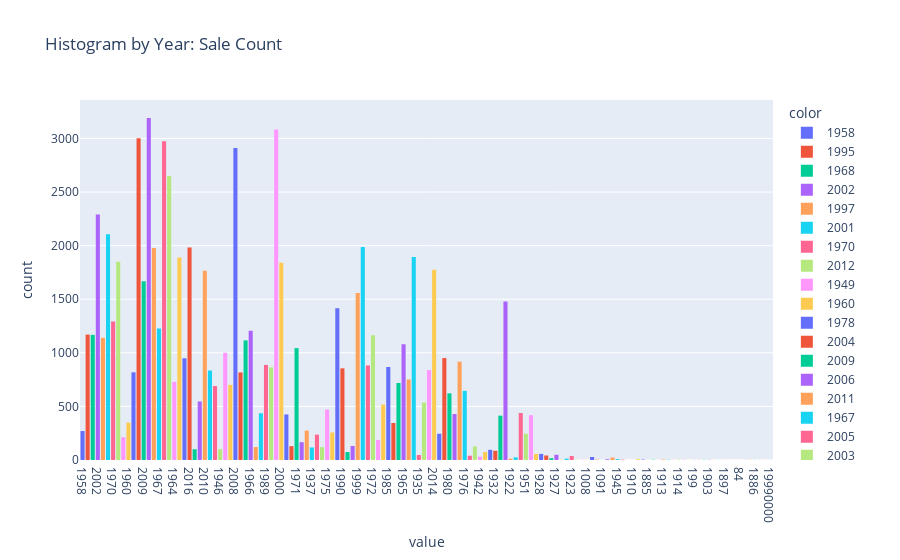

The code cell stored with this chart in its notebook:
### Code cell
px.histogram(selected_df["Year"],color=selected_df["Year"],
             title="Histogram by Year: Sale Count")
